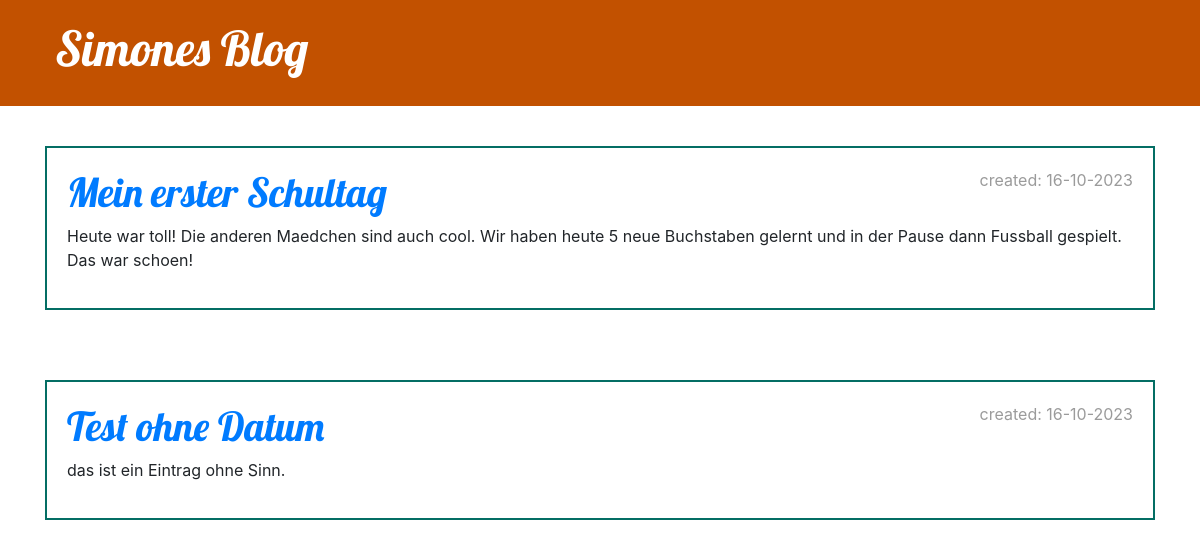
Screenshot of /post/draft_list (signed in) with the database file from the repository.
### blog/models.py (models this page shows, shortened)
class Post(models.Model):
	author = models.ForeignKey(settings.AUTH_USER_MODEL, on_delete= models.CASCADE)
	title= models.CharField(max_length=200)
	text= models.TextField()
	created_date= models.DateTimeField(default=timezone.now)
	published_date= models.DateTimeField(blank=True, null=True)
	app_label = "mypost"

### blog/views.py (the view)
# urls.py: path('post/draft_list', views.post_draft_list, name='post_draft_list'),
def post_draft_list(request):
   draft_posts = Post.objects.filter(published_date__isnull=True).order_by('created_date')
   return render(request, 'blog/post_draft_list.html', {'posts':draft_posts})

### blog/templates/blog/post_draft_list.html
{%  extends 'blog/base.html' %}
{% block content %}
    {% for post in posts %}
        <div class="post">
            <p class="date">created: {{ post.created_date|date:'d-m-Y' }}</p>
            <h1><a href="{% url 'post_detail' pk=post.pk %}">{{ post.title }}</a></h1>
            <p>{{ post.text|truncatechars:200 }}</p>
        </div>
    {% endfor %}
{% endblock %}

### blog/static/css/blog.css (style rules this page uses)
h1, h2, h3, h4 { font-family: 'Lobster', cursive; }
.date { color: #9b9b9b; }
.post { margin-bottom: 70px; border: 2px solid rgb(4, 110, 100); padding: 20px; }
.post > .date, .post > .actions { float: right; }

### rows the page displays
Post: created_date "16-10-2023", title "Mein erster Schultag", text "Heute war toll! Die anderen Maedchen sind auch cool. Wir haben heute 5 neue Buchstaben gelernt und in der Pause dann Fussball gespielt. Das war schoen!"
Post: created_date "16-10-2023", title "Test ohne Datum", text "das ist ein Eintrag ohne Sinn."
